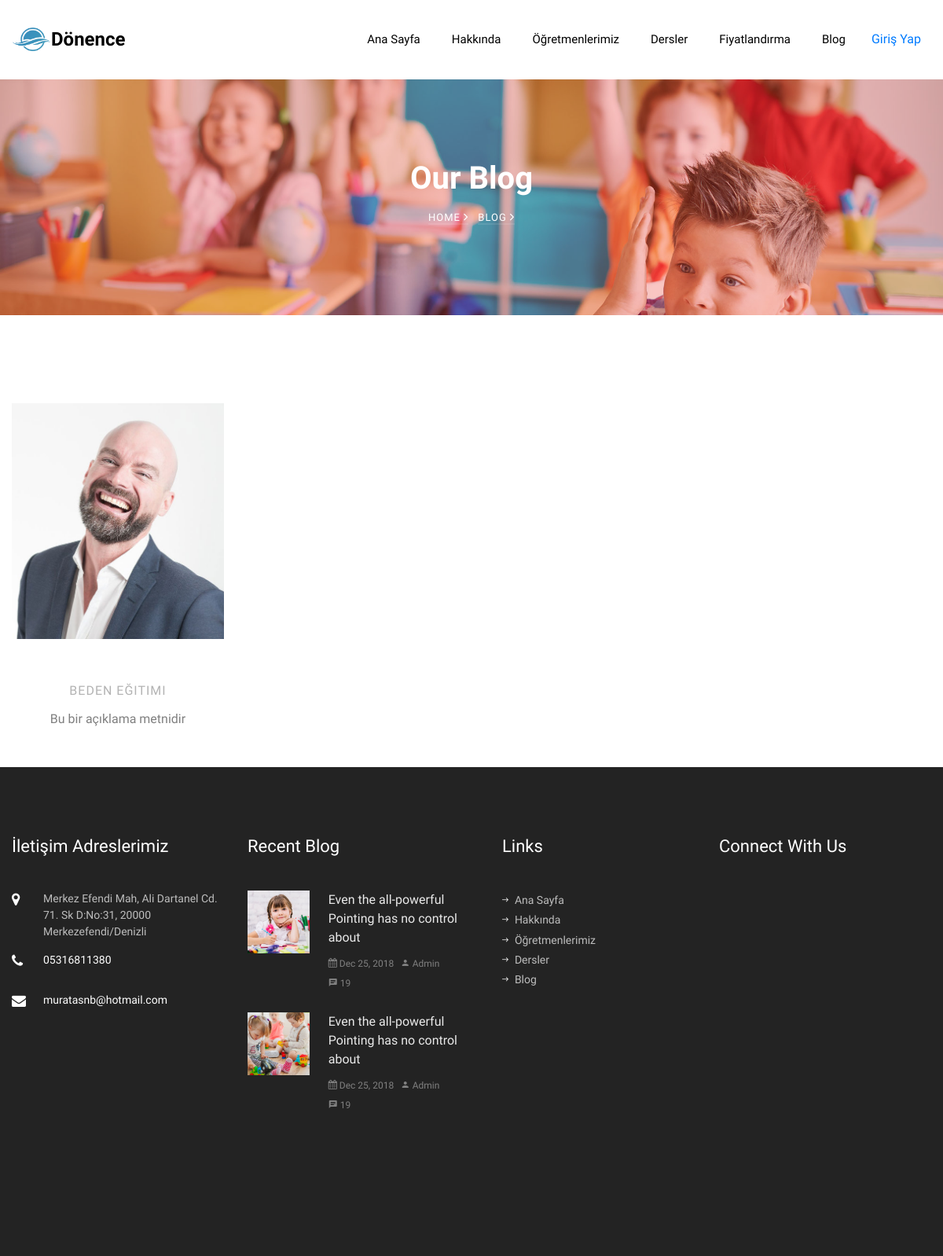
The page /Teacher on the database its author committed.
### app/models.py (models this page shows, shortened)
class teacher(models.Model):
    name = models.CharField(max_length=100, null=True)
    brans = models.CharField(max_length=100, null=True)
    Certificate = models.BooleanField(default=True)
    explanation = models.CharField(max_length=255, null=True)
    twitter = models.URLField(max_length=254)
    facebook = models.URLField(max_length=254)
    instagram = models.URLField(max_length=254)
    image = models.ImageField(upload_to='teacher')
    email = models.EmailField(max_length=254, unique=True)
    password = models.CharField(max_length=100, null=True)

class footer(models.Model):
    adress = models.CharField(max_length=220, null=False)
    telephone = models.CharField(max_length=12, null=False)
    email = models.EmailField(max_length=254)
    twitter = models.URLField(max_length=254)
    facebook = models.URLField(max_length=254)
    instagram = models.URLField(max_length=254)

### app/views.py (the view)
# urls.py: path('Teacher', views.Teacher, name='Teacher'),
def Teacher(request):
    if request.method == 'POST':
        Parent = ebeveyn(ebeveynName=request.POST['ebeveynName'],studentName=request.POST['studentName'],Email=request.POST['Email'],Password=request.POST['Password'])
        Parent.save()
        return redirect('/Teacher')
    else:
        foot = footer.objects.all()
        teac = teacher.objects.all()
        context = { 'foot' : foot, 'teac' : teac}
        return render(request, 'teacher.html', context)

### app/templates/teacher.html (shortened to what this page needs)
{% extends "base.html" %}
{% block content %}
    {% include "include/navbar.html" %}
    {% include "include/pages.html" %}
		<section class="ftco-section ftco-no-pb">
			<div class="container">
				<div class="row">
					{% for teacher in teac %}
					<div class="col-md-6 col-lg-3 ftco-animate">
						<div class="staff">
							<div class="img-wrap d-flex align-items-stretch">
								<div class="img align-self-stretch" style="background-image: url('{{ teacher.image.url }}');"></div>
							</div>
							<div class="text pt-3 text-center">
								<span class="position mb-2">{{ teacher.brans }}</span>
								<div class="faded">
									<p>{{ teacher.explanation }}</p>
	              </div>
							</div>
						</div>
					</div>
					{% endfor%}
				</div>
			</div>
		</section>
	{% include "include/footer.html" %}
	{% endblock content %}

### app/templates/base.html (shortened to what this page needs)
<!DOCTYPE html>
<html lang="en">
  <head>
    {% load static %}
    <link rel="stylesheet" href="{% static 'css/open-iconic-bootstrap.min.css' %}">
    <link rel="stylesheet" href="{% static 'css/animate.css' %}">
    <link rel="stylesheet" href="{% static 'css/owl.carousel.min.css' %}">
    <link rel="stylesheet" href="{% static 'css/owl.theme.default.min.css' %}">
    <link rel="stylesheet" href="{% static 'css/magnific-popup.css' %}">
    <link rel="stylesheet" href="{% static 'css/aos.css' %}">
    <link rel="stylesheet" href="{% static 'css/ionicons.min.css' %}">
    <link rel="stylesheet" href="{% static 'css/flaticon.css' %}">
    <link rel="stylesheet" href="{% static 'css/icomoon.css' %}">
    <link rel="stylesheet" href="{% static 'css/style.css' %}">
  </head>
  <body>
{% block content %}
{% endblock content %}
  {% load static %}
  </body>
</html>

### app/templates/include/navbar.html (shortened to what this page needs)
<nav class="navbar navbar-expand-lg ftco_navbar ftco-navbar-light" id="ftco-navbar">
    <div class="container d-flex align-items-center">
      {% load static %}
      <img src="{% static 'images/icon-removebg-preview.png' %}" alt="Dönence Özel Eğitim Kurumları" width="50" height="30">
        <a class="navbar-brand" href="/">Dönence</a>
     <div class="collapse navbar-collapse" id="ftco-nav">
        <ul class="navbar-nav ml-auto">
            <li class="nav-item"><a href="/" class="nav-link pl-0">Ana Sayfa</a></li>
            <li class="nav-item"><a href="about" class="nav-link">Hakkında</a></li>
            <li class="nav-item"><a href="Teacher" class="nav-link">Öğretmenlerimiz</a></li>
            <li class="nav-item"><a href="Courses" class="nav-link">Dersler</a></li>
            <li class="nav-item"><a href="Pricing" class="nav-link">Fiyatlandırma</a></li>
            <li class="nav-item"><a href="Blog" class="nav-link">Blog</a></li>
            <button type="button" class="btn btn-link" data-toggle="modal" data-target="#exampleModal">
              Giriş Yap
            </button>
        </ul>
      </div>
    </div>
  </nav>

### app/templates/include/pages.html
<section class="hero-wrap hero-wrap-2" style="background-image: url('/static/images/bg_2.jpg');">
    <div class="overlay"></div>
    <div class="container">
      <div class="row no-gutters slider-text align-items-center justify-content-center">
        <div class="col-md-9 ftco-animate text-center">
          <h1 class="mb-2 bread">Our Blog</h1>
          <p class="breadcrumbs"><span class="mr-2"><a href="index.html">Home <i class="ion-ios-arrow-forward"></i></a></span> <span>Blog <i class="ion-ios-arrow-forward"></i></span></p>
        </div>
      </div>
    </div>
  </section>

### app/templates/include/footer.html (shortened to what this page needs)
    <footer class="ftco-footer ftco-bg-dark ftco-section">
      {% for footer in foot %}
      <div class="container">
        <div class="row mb-5">
          <div class="col-md-6 col-lg-3">
            <div class="ftco-footer-widget mb-5">
                <h2 class="ftco-heading-2">İletişim Adreslerimiz</h2>
                <div class="block-23 mb-3">
                  <ul>
                    <li><span class="icon icon-map-marker"></span><span class="text">{{ footer.adress }}</span></li>
                    <li><a href="#"><span class="icon icon-phone"></span><span class="text">{{ footer.telephone }}</span></a></li>
                    <li><a href="#"><span class="icon icon-envelope"></span><span class="text">{{ footer.email }}</span></a></li>
                  </ul>
                </div>
            </div>
          </div>
          <div class="col-md-6 col-lg-3">
            <div class="ftco-footer-widget mb-5">
              <h2 class="ftco-heading-2">Recent Blog</h2>
              <div class="block-21 mb-4 d-flex">
                <a class="blog-img mr-4" style="background-image: url(/static/images/image_1.jpg);"></a>
                <div class="text">
                  <h3 class="heading"><a href="#">Even the all-powerful Pointing has no control about</a></h3>
                  <div class="meta">
                    <div><a href="#"><span class="icon-calendar"></span> Dec 25, 2018</a></div>
                    <div><a href="#"><span class="icon-person"></span> Admin</a></div>
                    <div><a href="#"><span class="icon-chat"></span> 19</a></div>
                  </div>
                </div>
              </div>
              <div class="block-21 mb-5 d-flex">
                <a class="blog-img mr-4" style="background-image: url(/static/images/image_2.jpg);"></a>
                <div class="text">
                  <h3 class="heading"><a href="#">Even the all-powerful Pointing has no control about</a></h3>
                  <div class="meta">
                    <div><a href="#"><span class="icon-calendar"></span> Dec 25, 2018</a></div>
                    <div><a href="#"><span class="icon-person"></span> Admin</a></div>
                    <div><a href="#"><span class="icon-chat"></span> 19</a></div>
                  </div>
                </div>
              </div>
            </div>
          </div>
          <div class="col-md-6 col-lg-3">
            <div class="ftco-footer-widget mb-5 ml-md-4">
              <h2 class="ftco-heading-2">Links</h2>
              <ul class="list-unstyled">
                <li><a href="/"><span class="ion-ios-arrow-round-forward mr-2"></span>Ana Sayfa</a></li>
                <li><a href="about"><span class="ion-ios-arrow-round-forward mr-2"></span>Hakkında</a></li>
                <li><a href="Teacher"><span class="ion-ios-arrow-round-forward mr-2"></span>Öğretmenlerimiz</a></li>
                <li><a href="Courses"><span class="ion-ios-arrow-round-forward mr-2"></span>Dersler</a></li>
                <li><a href="Blog"><span class="ion-ios-arrow-round-forward mr-2"></span>Blog</a></li>
              </ul>
            </div>
          </div>
          <div class="col-md-6 col-lg-3">
            <div class="ftco-footer-widget mb-5">
                <h2 class="ftco-heading-2 mb-0">Connect With Us</h2>
                <ul class="ftco-footer-social list-unstyled float-md-left float-lft mt-3">
              </ul>
            </div>
          </div>
        </div>
      </div>
      {% endfor%}
      </footer>

### app/static/css/icomoon.css (style rules this page uses)
[class^="icon-"], [class*=" icon-"] { font-family: 'icomoon' !important; speak: none; font-style: normal; font-weight: normal; font-variant: normal; text-transform: none; line-height: 1; -webkit-font-smoothing: antialiased; -moz-osx-font-smoothing: grayscale; }
.icon-map-marker:before { content: "\f041"; }
.icon-calendar:before { content: "\f073"; }
.icon-phone:before { content: "\f095"; }
.icon-envelope:before { content: "\f0e0"; }
.icon-chat:before { content: "\e0b7"; }
.icon-person:before { content: "\e7fd"; }

### rows shown on the page
teacher: image (picture), brans "BEDEN EĞITIMI", explanation "Bu bir açıklama metnidir"
footer: adress "Merkez Efendi Mah, Ali Dartanel Cd. 71. Sk D:No:31, 20000 Merkezefendi/Denizli", telephone "05316811380", email "muratasnb@hotmail.com"
